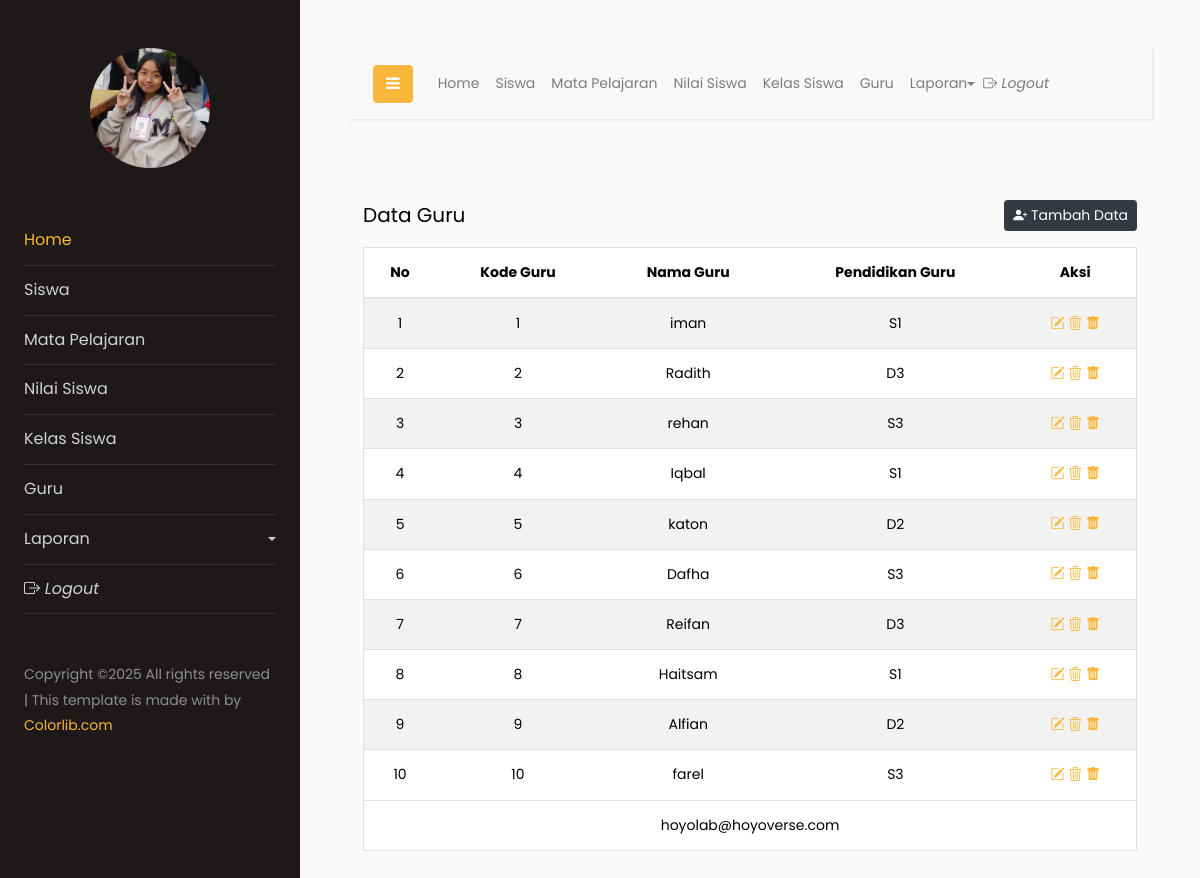
The page /index.php?menu=guru on the database its author committed.
### tables this page shows
CREATE TABLE `guru` (
  `kd_guru` int(11) NOT NULL,
  `nama_guru` varchar(50) NOT NULL,
  `pendidikan_guru` varchar(4) NOT NULL
);

### guru/view.php (the view, shortened to what this page needs)
<?php
echo "<br>";
?>
<div class="container-fluid mt-3">
    <span class="h5">Data Guru</span>
    <a class="btn btn-dark btn-sm float-end" data-bs-toggle="modal" data-bs-target="#forminput"  href="#">
        <span class="bi bi-person-plus-fill"></span>
        Tambah Data
    </a>
    <table class="table table-striped border border-default border-5 mt-3">
        <thead>
        <tr align="center">
            <th>No</th>
            <th>Kode Guru</th>
            <th>Nama Guru</th>
            <th>Pendidikan Guru</th>
            <th>Aksi</th>
        </tr>
        </thead>
        <tbody>
            <?php
                $sql = "SELECT * FROM guru";
                $result = $conn->query("$sql");
                if($result->num_rows>0){
                    $no=0;
                    while($row=$result->fetch_assoc()){
                        $no++;
            ?>
        <tr align="center">
            <td><?php echo $no;?></td>
            <td><?php echo $row['kd_guru'];?></td>
            <td><?php echo $row['nama_guru'];?></td>
            <td><?php echo $row['pendidikan_guru'];?></td>
            <td>
                <a href="?menu=guru&mod=edit&kd_guru=<?php echo $row['kd_guru']; ?>"><i class="bi bi-pencil-square"></i></a>
                <a href="guru/hapus.php?kd_guru=<?php echo $row['kd_guru'];?>" onclick="return confirm('Apakah anda yakin ingin menghapus ?');"><i class="bi bi-trash3"></i></a>
                <a href="#" class="" data-bs-toggle="modal" data-bs-target="#hapus-<?php echo $row['kd_guru']; ?>"><i class="bi bi-trash-fill"></i></a>
            </td>
        </tr>
        <?php
                }
            }else{
                echo"<tr>
                        <td colspan='5'
                            Data belum ada.....
                        </td>
                    </tr>";
            }
        ?>
        </tbody>
        <tfoot>
        <tr>
            <td colspan="6" align="center">hoyolab@hoyoverse.com</td>
        </tfoot>
    </table>
</div>

### rows shown on the page
guru: kd_guru "1", nama_guru "iman", pendidikan_guru "S1"
guru: kd_guru "2", nama_guru "Radith", pendidikan_guru "D3"
guru: kd_guru "3", nama_guru "rehan", pendidikan_guru "S3"
guru: kd_guru "4", nama_guru "Iqbal", pendidikan_guru "S1"
guru: kd_guru "5", nama_guru "katon", pendidikan_guru "D2"
guru: kd_guru "6", nama_guru "Dafha", pendidikan_guru "S3"
guru: kd_guru "7", nama_guru "Reifan", pendidikan_guru "D3"
guru: kd_guru "8", nama_guru "Haitsam", pendidikan_guru "S1"
guru: kd_guru "9", nama_guru "Alfian", pendidikan_guru "D2"
guru: kd_guru "10", nama_guru "farel", pendidikan_guru "S3"
